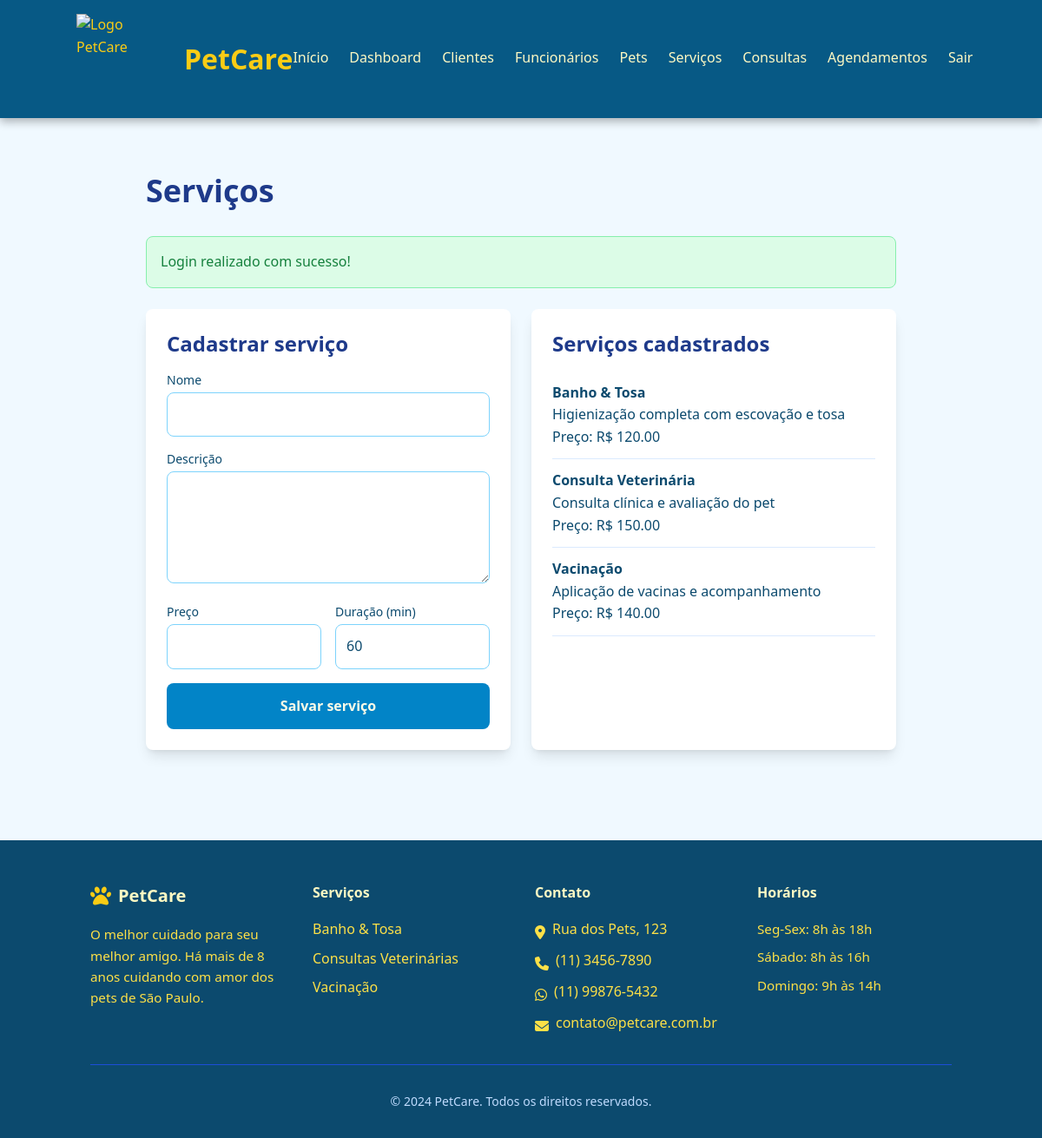
/funcionario/servicos.php (signed in), run on the app's committed database.
### tables this page shows
CREATE TABLE servicos (
    id INT AUTO_INCREMENT PRIMARY KEY,
    nome VARCHAR(120) NOT NULL,
    descricao TEXT NOT NULL,
    preco DECIMAL(10,2) NOT NULL,
    duracao_minutos INT NOT NULL DEFAULT 60,
    ativo TINYINT(1) NOT NULL DEFAULT 1,
    created_at TIMESTAMP DEFAULT CURRENT_TIMESTAMP,
    updated_at TIMESTAMP NULL DEFAULT NULL ON UPDATE CURRENT_TIMESTAMP
);

### app/helpers/redirect.php (called while the page is built, shortened)
<?php
function getFlashMessage(): ?array
{
    $flash = $_SESSION['flash'];
    return $flash;
}

### app/helpers/validation.php (called while the page is built, shortened)
<?php
function e(string $value): string
{
    return htmlspecialchars((string) $value, ENT_QUOTES, 'UTF-8');
}

### app/models/Servico.php (called while the page is built, shortened)
<?php
class Servico
{
    public static function all(PDO $pdo): array
    {
        $sql = 'SELECT * FROM servicos WHERE ativo = 1 ORDER BY nome ASC';
        $stmt = $pdo->query($sql);
        return $stmt->fetchAll();
    }
}

### public/funcionario/servicos.php (the view, shortened to what this page needs)
<?php
$pdo = getPdo();
$servicos = Servico::all($pdo);
require_once __DIR__ . '/../../app/views/components/header.php';
$flash = getFlashMessage();
?>
<section class="page py-16">
    <div class="container max-w-4xl">
        <h1 class="text-4xl font-bold text-blue-900 mb-8">Serviços</h1>
        <?php if ($flash): ?>
            <div class="alert-info p-4 mb-6 <?= $flash['type'] === 'error' ? 'text-red-700 bg-red-100 border-red-300' : 'text-green-700 bg-green-100 border-green-300' ?>">
                <?= e($flash['message']) ?>
            </div>
        <?php endif; ?>
        <div class="grid md:grid-cols-2 gap-6 mb-10">
            <div class="bg-white p-6 rounded-lg shadow-lg">
                <h2 class="text-2xl font-bold text-blue-900 mb-4">Cadastrar serviço</h2>
                <form method="POST" action="/funcionario/servicos.php" class="space-y-4">
                    <div>
                        <label for="nome" class="block text-sm font-medium mb-1">Nome</label>
                        <input type="text" id="nome" name="nome" required class="form-input">
                    </div>
                    <div>
                        <label for="descricao" class="block text-sm font-medium mb-1">Descrição</label>
                        <textarea id="descricao" name="descricao" required rows="4" class="form-textarea"></textarea>
                    </div>
                    <div class="grid md:grid-cols-2 gap-4">
                        <div>
                            <label for="preco" class="block text-sm font-medium mb-1">Preço</label>
                            <input type="number" step="0.01" min="0" id="preco" name="preco" required class="form-input">
                        </div>
                        <div>
                            <label for="duracao_minutos" class="block text-sm font-medium mb-1">Duração (min)</label>
                            <input type="number" min="15" id="duracao_minutos" name="duracao_minutos" value="60" class="form-input">
                        </div>
                    </div>
                    <button type="submit" class="btn-full">Salvar serviço</button>
                </form>
            </div>
            <div class="bg-white p-6 rounded-lg shadow-lg">
                <h2 class="text-2xl font-bold text-blue-900 mb-4">Serviços cadastrados</h2>
                <?php foreach ($servicos as $servico): ?>
                    <div class="border-b border-blue-100 py-3">
                        <p><strong><?= e($servico['nome']) ?></strong></p>
                        <p><?= e($servico['descricao']) ?></p>
                        <p>Preço: R$ <?= e((string) $servico['preco']) ?></p>
                    </div>
                <?php endforeach; ?>
            </div>
        </div>
    </div>
</section>
<?php require_once __DIR__ . '/../../app/views/components/footer.php'; ?>

### public/css/style.css (style rules this page uses)
:root { --blue-50: #f0f9ff; --blue-100: #e0f2fe; --blue-200: #bae6fd; --blue-300: #7dd3fc; --blue-400: #38bdf8; --blue-500: #0ea5e9; --blue-600: #0284c7; --blue-700: #0369a1; --blue-800: #075985; --blue-900: #0c4a6e; --yellow-50: #fefce8; --yellow-100: #fef9c3; --yellow-200: #fef08a; --yellow-300: #fde047; --yellow-400: #facc15; --yellow-500: #eab308; background-color: var(--blue-50); color: var(--blue-900); font-family: 'Poppins', ui-sans-serif, system-ui, -apple-system, BlinkMacSystemFont, "Segoe UI", Roboto, "Helvetica Neue", Arial, "Noto Sans", sans-serif; line-height: 1.6; }
html, body { min-height: 100%; }
.container { max-width: 1280px; margin-left: auto; margin-right: auto; padding-left: 1rem; padding-right: 1rem; }
.page { min-height: calc(100vh - 4rem); opacity: 1; transition: opacity 0.5s ease; }
.alert-info { border: 1px solid var(--blue-300); border-radius: 0.5rem; background-color: var(--blue-100); color: var(--blue-800); }
.btn, .btn-full { display: inline-block; text-align: center; cursor: pointer; text-decoration: none; padding: 0.75rem 2rem; border-radius: 0.5rem; font-weight: 600; border: 2px solid transparent; transition: transform 0.2s ease, box-shadow 0.2s ease, opacity 0.2s ease; }
.btn-full { width: 100%; margin-top: 0.75rem; padding: 0.75rem 1rem; background-color: var(--blue-600); color: var(--yellow-50); }
.form-input, .form-select, .form-textarea { width: 100%; color: var(--blue-900); background-color: white; padding: 0.75rem; border: 1px solid var(--blue-300); border-radius: 0.5rem; outline: none; transition: border-color 0.2s ease, box-shadow 0.2s ease; }

### data on the page
servicos: nome "Banho & Tosa", descricao "Higienização completa com escovação e tosa", preco "120.00"
servicos: nome "Consulta Veterinária", descricao "Consulta clínica e avaliação do pet", preco "150.00"
servicos: nome "Vacinação", descricao "Aplicação de vacinas e acompanhamento", preco "140.00"

### other printed values
$flash['message'] "Login realizado com sucesso!"
